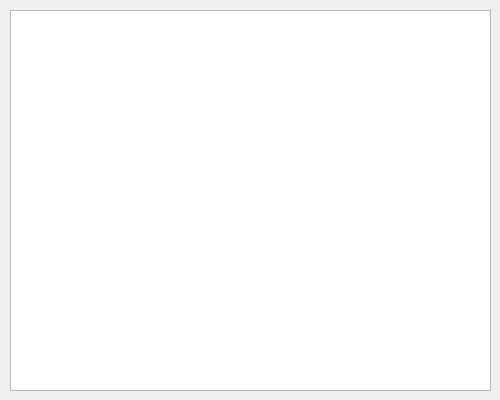
<?xml version="1.0" encoding="UTF-8"?>
<ui version="4.0">
 <class>MainWindow</class>
 <widget class="QMainWindow" name="MainWindow">
  <property name="geometry">
   <rect>
    <x>0</x>
    <y>0</y>
    <width>500</width>
    <height>400</height>
   </rect>
  </property>
  <property name="minimumSize">
   <size>
    <width>500</width>
    <height>400</height>
   </size>
  </property>
  <property name="maximumSize">
   <size>
    <width>500</width>
    <height>400</height>
   </size>
  </property>
  <property name="windowTitle">
   <string>Капучино</string>
  </property>
  <widget class="QWidget" name="centralwidget">
   <widget class="QTableWidget" name="table">
    <property name="geometry">
     <rect>
      <x>10</x>
      <y>10</y>
      <width>481</width>
      <height>381</height>
     </rect>
    </property>
   </widget>
  </widget>
 </widget>
 <resources/>
 <connections/>
</ui>
